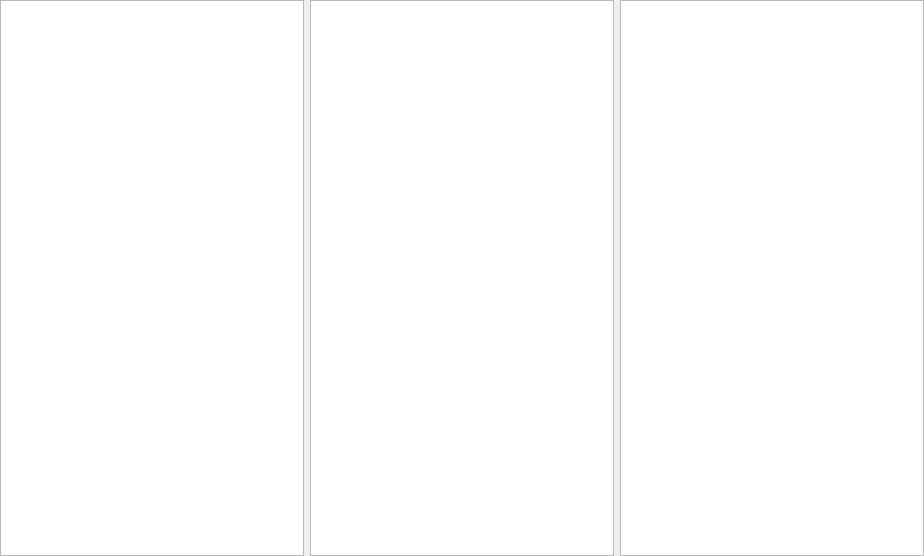
<?xml version="1.0" encoding="UTF-8"?>
<ui version="4.0">
 <class>itemviews</class>
 <widget class="QWidget" name="itemviews">
  <property name="geometry">
   <rect>
    <x>0</x>
    <y>0</y>
    <width>924</width>
    <height>556</height>
   </rect>
  </property>
  <property name="windowTitle">
   <string>itemviews</string>
  </property>
  <layout class="QHBoxLayout" name="horizontalLayout">
   <property name="leftMargin">
    <number>0</number>
   </property>
   <property name="topMargin">
    <number>0</number>
   </property>
   <property name="rightMargin">
    <number>0</number>
   </property>
   <property name="bottomMargin">
    <number>0</number>
   </property>
   <item>
    <widget class="QListView" name="itemviews_listView"/>
   </item>
   <item>
    <widget class="QTreeView" name="itemviews_treeView"/>
   </item>
   <item>
    <widget class="QTableView" name="itemviews_tableView"/>
   </item>
  </layout>
 </widget>
 <resources/>
 <connections/>
</ui>
